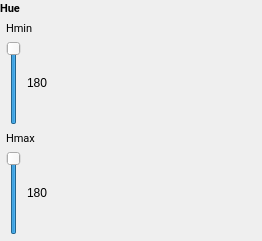
                     <widget class="QFrame" name="hue">
                      <property name="frameShape">
                       <enum>QFrame::Shape::NoFrame</enum>
                      </property>
                      <layout class="QVBoxLayout" name="verticalLayout_116">
                       <property name="spacing">
                        <number>0</number>
                       </property>
                       <property name="leftMargin">
                        <number>0</number>
                       </property>
                       <property name="topMargin">
                        <number>0</number>
                       </property>
                       <property name="rightMargin">
                        <number>0</number>
                       </property>
                       <property name="bottomMargin">
                        <number>0</number>
                       </property>
                       <item>
                        <widget class="QFrame" name="hueHeader">
                         <property name="frameShape">
                          <enum>QFrame::Shape::NoFrame</enum>
                         </property>
                         <layout class="QHBoxLayout" name="horizontalLayout_148">
                          <property name="spacing">
                           <number>0</number>
                          </property>
                          <property name="leftMargin">
                           <number>0</number>
                          </property>
                          <property name="topMargin">
                           <number>0</number>
                          </property>
                          <property name="rightMargin">
                           <number>0</number>
                          </property>
                          <property name="bottomMargin">
                           <number>0</number>
                          </property>
                          <item>
                           <widget class="QLabel" name="hueTitle">
                            <property name="font">
                             <font>
                              <family>Roboto</family>
                              <pointsize>8</pointsize>
                              <bold>true</bold>
                             </font>
                            </property>
                            <property name="text">
                             <string>Hue</string>
                            </property>
                           </widget>
                          </item>
                          <item>
                           <spacer name="hueHeaderSlider">
                            <property name="orientation">
                             <enum>Qt::Orientation::Vertical</enum>
                            </property>
                            <property name="sizeHint" stdset="0">
                             <size>
                              <width>242</width>
                              <height>15</height>
                             </size>
                            </property>
                           </spacer>
                          </item>
                         </layout>
                        </widget>
                       </item>
                       <item>
                        <widget class="QFrame" name="hueValues">
                         <property name="frameShape">
                          <enum>QFrame::Shape::NoFrame</enum>
                         </property>
                         <layout class="QVBoxLayout" name="verticalLayout_117">
                          <property name="leftMargin">
                           <number>6</number>
                          </property>
                          <property name="topMargin">
                           <number>6</number>
                          </property>
                          <property name="rightMargin">
                           <number>6</number>
                          </property>
                          <property name="bottomMargin">
                           <number>6</number>
                          </property>
                          <item>
                           <layout class="QVBoxLayout" name="hueMin">
                            <item>
                             <widget class="QLabel" name="hueMinLabel">
                              <property name="font">
                               <font>
                                <family>Roboto</family>
                                <pointsize>8</pointsize>
                               </font>
                              </property>
                              <property name="text">
                               <string>Hmin</string>
                              </property>
                              <property name="scaledContents">
                               <bool>true</bool>
                              </property>
                             </widget>
                            </item>
                            <item>
                             <widget class="QFrame" name="hueMinContents">
                              <property name="frameShape">
                               <enum>QFrame::Shape::NoFrame</enum>
                              </property>
                              <layout class="QHBoxLayout" name="horizontalLayout_149">
                               <property name="spacing">
                                <number>6</number>
                               </property>
                               <property name="leftMargin">
                                <number>0</number>
                               </property>
                               <property name="topMargin">
                                <number>0</number>
                               </property>
                               <property name="rightMargin">
                                <number>0</number>
                               </property>
                               <property name="bottomMargin">
                                <number>0</number>
                               </property>
                               <item>
                                <widget class="QSlider" name="hueMinSlider">
                                 <property name="cursor">
                                  <cursorShape>PointingHandCursor</cursorShape>
                                 </property>
                                 <property name="maximum">
                                  <number>180</number>
                                 </property>
                                 <property name="value">
                                  <number>180</number>
                                 </property>
                                 <property name="tickPosition">
                                  <enum>QSlider::TickPosition::NoTicks</enum>
                                 </property>
                                 <property name="tickInterval">
                                  <number>10</number>
                                 </property>
                                </widget>
                               </item>
                               <item>
                                <widget class="QLabel" name="hueMinValue">
                                 <property name="text">
                                  <string>180</string>
                                 </property>
                                 <property name="scaledContents">
                                  <bool>true</bool>
                                 </property>
                                </widget>
                               </item>
                              </layout>
                             </widget>
                            </item>
                           </layout>
                          </item>
                          <item>
                           <layout class="QVBoxLayout" name="hueMax">
                            <item>
                             <widget class="QLabel" name="hueMaxLabel">
                              <property name="font">
                               <font>
                                <family>Roboto</family>
                                <pointsize>8</pointsize>
                               </font>
                              </property>
                              <property name="text">
                               <string>Hmax</string>
                              </property>
                              <property name="scaledContents">
                               <bool>true</bool>
                              </property>
                             </widget>
                            </item>
                            <item>
                             <widget class="QFrame" name="hueMaxContents">
                              <property name="frameShape">
                               <enum>QFrame::Shape::NoFrame</enum>
                              </property>
                              <layout class="QHBoxLayout" name="horizontalLayout_150">
                               <property name="spacing">
                                <number>6</number>
                               </property>
                               <property name="leftMargin">
                                <number>0</number>
                               </property>
                               <property name="topMargin">
                                <number>0</number>
                               </property>
                               <property name="rightMargin">
                                <number>0</number>
                               </property>
                               <property name="bottomMargin">
                                <number>0</number>
                               </property>
                               <item>
                                <widget class="QSlider" name="hueMaxSlider">
                                 <property name="cursor">
                                  <cursorShape>PointingHandCursor</cursorShape>
                                 </property>
                                 <property name="maximum">
                                  <number>180</number>
                                 </property>
                                 <property name="value">
                                  <number>180</number>
                                 </property>
                                 <property name="tickPosition">
                                  <enum>QSlider::TickPosition::NoTicks</enum>
                                 </property>
                                 <property name="tickInterval">
                                  <number>10</number>
                                 </property>
                                </widget>
                               </item>
                               <item>
                                <widget class="QLabel" name="hueMaxValue">
                                 <property name="text">
                                  <string>180</string>
                                 </property>
                                 <property name="scaledContents">
                                  <bool>true</bool>
                                 </property>
                                </widget>
                               </item>
                              </layout>
                             </widget>
                            </item>
                           </layout>
                          </item>
                         </layout>
                        </widget>
                       </item>
                      </layout>
                     </widget>
